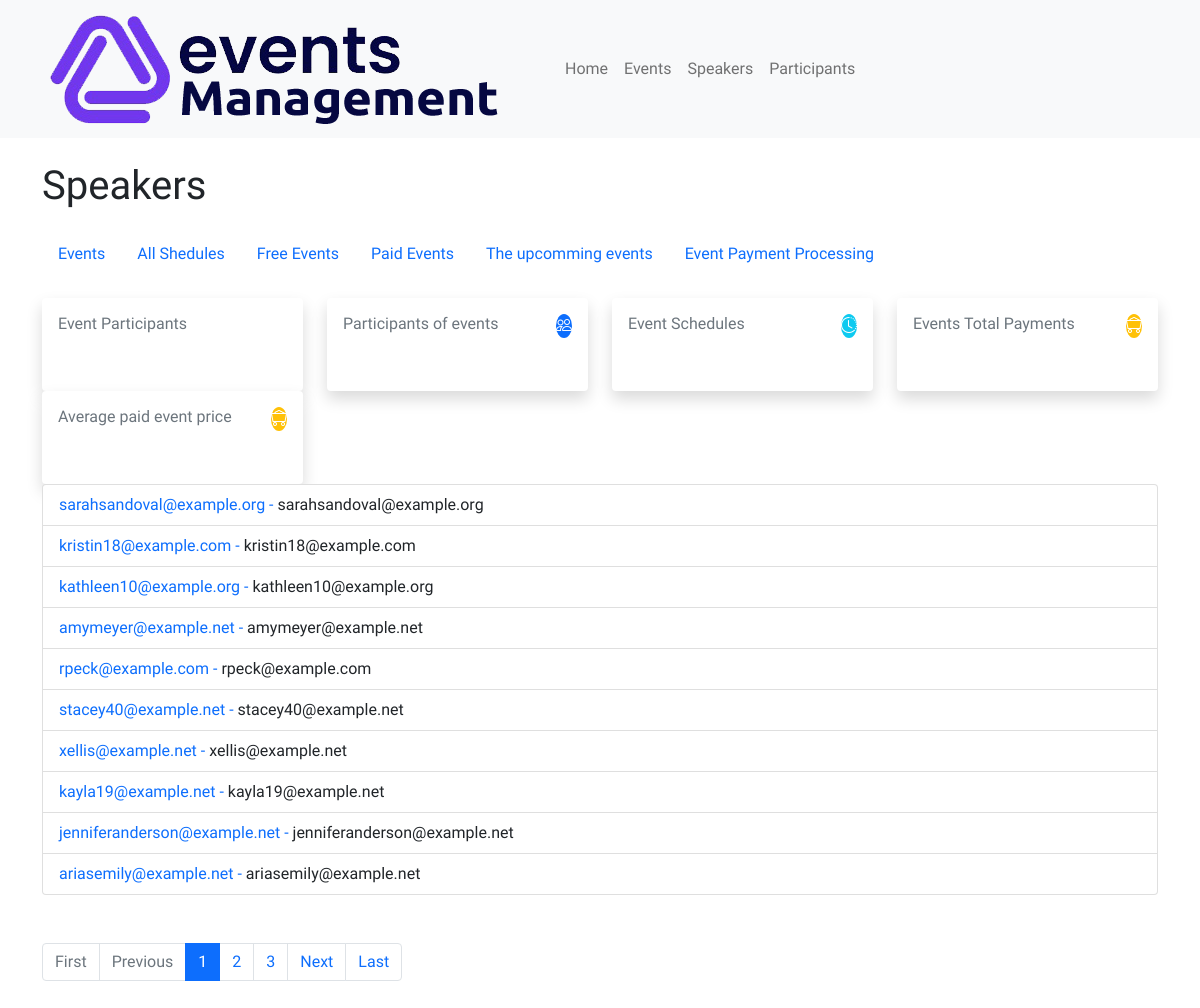
Screenshot of /speakers/ with the database file from the repository.
### events/models.py (models this page shows, shortened)
class Speaker(models.Model):
    name = models.CharField(max_length=255)
    biography = models.TextField()
    photo = models.ImageField(upload_to='speakers/', null=True, blank=True)
    email = models.EmailField()
    phone_number = models.CharField(max_length=20)
    social_links = models.JSONField(null=True, blank=True)

### events/views.py (the view)
# urls.py: path('speakers/', views.list_speakers, name='list-speakers'),
def list_speakers(request):
    speakers = Speaker.objects.all()
    paginator = Paginator(speakers, 10)
    page_number = request.GET.get('page')
    page_obj = paginator.get_page(page_number)
    return render(request, 'speakers/list.html', {'page_obj': page_obj})

### events/utils.py (called while the page is built)
def add_commas(number):
    return '{:,.2f}'.format(number)

### templates/speakers/list.html
{% extends "base_generic.html" %} {% block content %}
<h1 class="text-dark">Speakers</h1>
{% include 'partials/sub-header.html' %}
{% include 'partials/metrics.html' %}
<ul class="list-group">
  {% for speaker in page_obj %}
  <li class="list-group-item">
    <a href="{% url 'speaker-detail' email=speaker.email %}">{{ speaker.email }} -  <span class="text-dark">{{ speaker.email }}</span> </a>
  </li>
  {% empty %}
  <div>{% include 'includes/data-not-found.html' %}</div>
  {% endfor %}
</ul>
<nav class="my-5">
  <ul class="pagination">
    {% if page_obj.has_previous %}
      <li class="page-item"><a class="page-link" href="?page=1">First</a></li>
      <li class="page-item"><a class="page-link" href="?page={{ page_obj.previous_page_number }}">Previous</a></li>
    {% else %}
      <li class="page-item disabled"><a class="page-link" href="#">First</a></li>
      <li class="page-item disabled"><a class="page-link" href="#">Previous</a></li>
    {% endif %}
    {% for num in page_obj.paginator.page_range %}
      {% if num > page_obj.number|add:'-3' and num < page_obj.number|add:'3' %}
        {% if num == page_obj.number %}
          <li class="page-item active"><a class="page-link" href="?page={{ num }}">{{ num }}</a></li>
        {% else %}
          <li class="page-item"><a class="page-link" href="?page={{ num }}">{{ num }}</a></li>
        {% endif %}
      {% endif %}
    {% endfor %}
    {% if page_obj.has_next %}
      <li class="page-item"><a class="page-link" href="?page={{ page_obj.next_page_number }}">Next</a></li>
      <li class="page-item"><a class="page-link" href="?page={{ page_obj.paginator.num_pages }}">Last</a></li>
    {% else %}
      <li class="page-item disabled"><a class="page-link" href="#">Next</a></li>
      <li class="page-item disabled"><a class="page-link" href="#">Last</a></li>
    {% endif %}
  </ul>
</nav>
{% endblock %}

### static/assets/css/custom.css (style rules this page uses)
* { box-sizing: border-box; }
ul > li { list-style: none !important; list-style-type: none !important; }
body { background-color: #fff; min-height: 100vh; font-family: "Fira Sans", sans-serif; }

### static/assets/css/cards.css (style rules this page uses)
body { font-family: "Andika New Basic", sans-serif; font-size: 16px; color: #ffffff; text-rendering: optimizeLegibility; font-weight: initial; }
a, a:hover { text-decoration: none; transition: color 0.3s ease-in-out; }

### rows the page displays
Speaker: email "sarahsandoval@example.org"
Speaker: email "kristin18@example.com"
Speaker: email "kathleen10@example.org"
Speaker: email "amymeyer@example.net"
Speaker: email "rpeck@example.com"
Speaker: email "stacey40@example.net"
Speaker: email "xellis@example.net"
Speaker: email "kayla19@example.net"
Speaker: email "jenniferanderson@example.net"
Speaker: email "ariasemily@example.net"

### other values shown
{{ num }} "1"
{{ num }} "2" "3"
